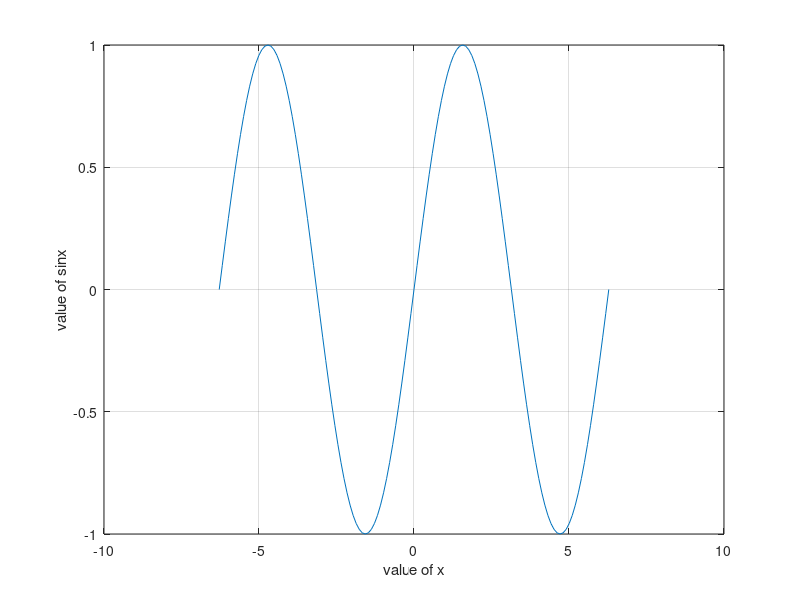

Recreate this plot in MATLAB. (Note: this script raises an error after producing the figure.)
clc; close all; clear all;
x=-2*pi:pi/32:2*pi;
y=sin(x);
%x_y=[x;y];


figure;
plot(x,y)
xlabel('value of x')
ylabel('value of sinx')
grid on

xlswrite('x_vs_sinx_column.xls',x_y')